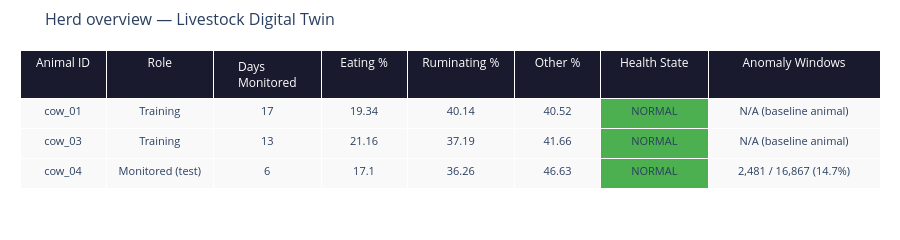

The notebook cell this image was saved under:
### Code cell
state_colors = {
    'NORMAL': '#4CAF50',
    'AT_RISK': '#FF9800', 
    'ALERT': '#F44336',
    'N/A (baseline animal)': '#9E9E9E'
}

cell_colors = [
    ['#f9f9f9'] * 3,
    ['#f9f9f9'] * 3,
    ['#f9f9f9'] * 3,
    ['#f9f9f9'] * 3,
    ['#f9f9f9'] * 3,
    ['#f9f9f9'] * 3,
    [state_colors[s] for s in herd_summary['Health State']],
    ['#f9f9f9'] * 3,
]

fig_table = go.Figure(data=[go.Table(
    columnwidth=[80, 100, 100, 80, 100, 80, 100, 160],
    header=dict(
        values=list(herd_summary.columns),
        fill_color='#1a1a2e',
        font=dict(color='white', size=12),
        align='center',
        height=35
    ),
    cells=dict(
        values=[herd_summary[col] for col in herd_summary.columns],
        fill_color=cell_colors,
        align='center',
        font=dict(size=11),
        height=30
    )
)])

fig_table.update_layout(
    title='Herd overview — Livestock Digital Twin',
    title_font_size=16,
    margin=dict(l=20, r=20, t=50, b=20),
    height=200
)

fig_table.show()
fig_table.write_html('../dashboard/herd_overview.html')
print("Herd overview saved")

### Figure 1 — Plotly figure (JSON) as saved in the notebook; plotly's stock layout.template omitted (floating-point values rounded to 4 significant figures)
{"data": [{"cells": {"align": "center", "fill": {"color": [["#f9f9f9", "#f9f9f9", "#f9f9f9"], ["#f9f9f9", "#f9f9f9", "#f9f9f9"], ["#f9f9f9", "#f9f9f9", "#f9f9f9"], ["#f9f9f9", "#f9f9f9", "#f9f9f9"], ["#f9f9f9", "#f9f9f9", "#f9f9f9"], ["#f9f9f9", "#f9f9f9", "#f9f9f9"], ["#4CAF50", "#4CAF50", "#4CAF50"], ["#f9f9f9", "#f9f9f9", "#f9f9f9"]]}, "font": {"size": 11}, "height": 30, "values": [["cow_01", "cow_03", "cow_04"], ["Training", "Training", "Monitored (test)"], [17, 13, 6], [19.34, 21.16, 17.1], [40.14, 37.19, 36.26], [40.52, 41.66, 46.63], ["NORMAL", "NORMAL", "NORMAL"], ["N/A (baseline animal)", "N/A (baseline animal)", "2,481 / 16,867 (14.7%)"]]}, "columnwidth": [80, 100, 100, 80, 100, 80, 100, 160], "header": {"align": "center", "fill": {"color": "#1a1a2e"}, "font": {"color": "white", "size": 12}, "height": 35, "values": ["Animal ID", "Role", "Days Monitored", "Eating %", "Ruminating %", "Other %", "Health State", "Anomaly Windows"]}, "type": "table"}], "layout": {"height": 200, "margin": {"b": 20, "l": 20, "r": 20, "t": 50}, "title": {"font": {"size": 16}, "text": "Herd overview — Livestock Digital Twin"}}}
